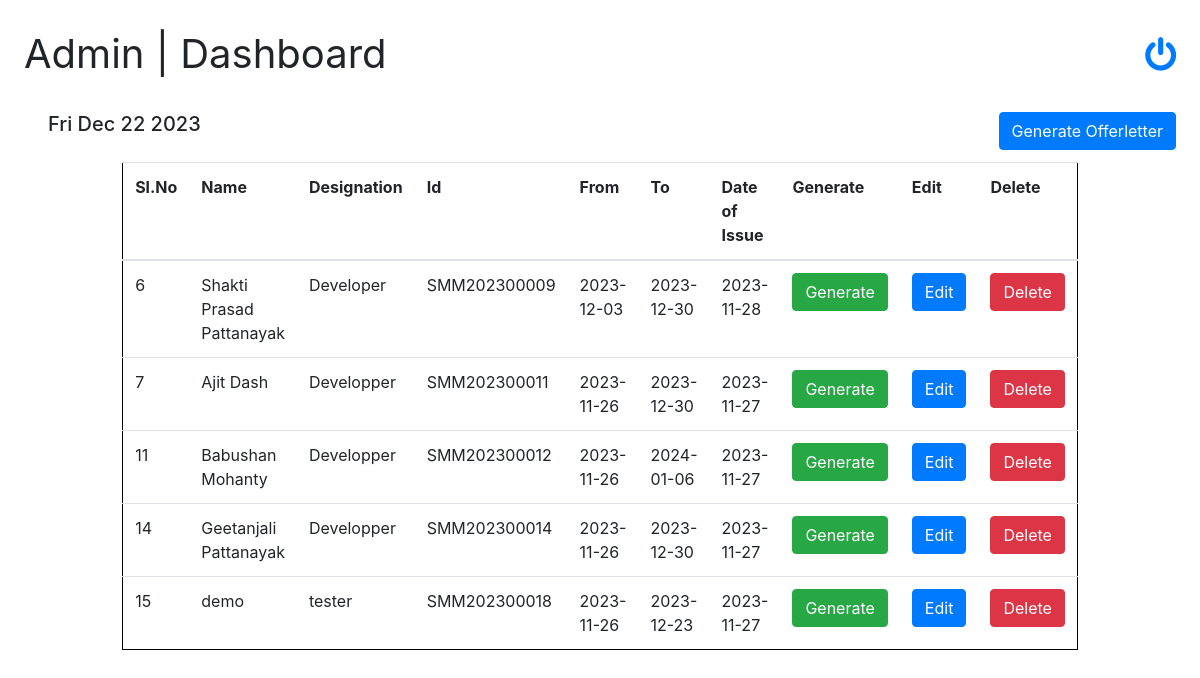
The app's page /index.php (signed in) with its own data.
### tables this page shows
CREATE TABLE `interns` (
  `id` int(8) NOT NULL,
  `salutation` varchar(4) NOT NULL,
  `name` varchar(40) NOT NULL,
  `email` varchar(30) NOT NULL,
  `designation` varchar(40) NOT NULL,
  `dt_from` date NOT NULL,
  `dt_to` date NOT NULL,
  `sys_date` date NOT NULL,
  `u_id` varchar(15) NOT NULL
);

### index.php (the view, shortened to what this page needs)
<!DOCTYPE html>
<html lang="en">
<head>
    <link rel="stylesheet" href="https://cdnjs.cloudflare.com/ajax/libs/font-awesome/4.7.0/css/font-awesome.min.css">
    <link rel="stylesheet" href="./includes/node_modules/bootstrap/dist/css/bootstrap.min.css">
    <link rel="stylesheet" href="./includes/node_modules/bootstrap-icons/font/bootstrap-icons.css">
  <link rel="stylesheet" href="./includes/style.css">
</head>
<body>
    <div id="head">
        <nav>Admin | Dashboard</nav>
        <div><a href="logout.php"><i class="fa fa-power-off" ></i></a></div>
    </div>
    <div id="gen-button">
    <h5 id="systemDate" name="sysdate"></h5>
   <i onclick="func()"><button type="button" class="btn btn-primary" data-toggle="modal" data-target="#exampleModalCenter" >
   Generate Offerletter
  </button></i>
 </div>
 <div id="table">
 <table class="table">
    <tr>
      <th>Sl.No</th>
      <th>Name</th>
      <th>Designation</th>
      <th>Id</th>
      <th>From</th>
      <th>To</th>
      <th>Date of Issue</th>
      <th>Generate</th>
      <th>Edit</th>
      <th>Delete</th>
    </tr>
  <tbody>
    <tr>
      <?php
      $host="localhost";
      $user="root";
      $pass="";
      $db="project";
      $conn=mysqli_connect($host,$user,$pass,$db);
      $query="select * from interns";
      $result= mysqli_query($conn,$query);
      if(mysqli_num_rows($result)>0){
       while($row = mysqli_fetch_assoc($result))
       {
      ?>
          <td><?php echo $row['id'];?></td>
          <td><?php echo $row['name'];?></td>
          <td><?php echo $row['designation'];?></td>
          <td><?php echo $row['u_id'];?></td>
          <td><?php echo $row['dt_from'];?></td>
          <td><?php echo $row['dt_to'];?></td>
          <td><?php echo $row['sys_date'];?></td>
          <td><a href="offer_letter.php?id=<?=$row['id'];?>" class="btn btn-success">Generate</a></td>
          <td><a href="update.php?id=<?=$row['id'];?>" class="btn btn-primary">Edit</a></td>
          <td>
            <form action="opp.php" method="POST">
          <button type="submit" class="btn btn-danger" name="delete" value="<?=$row['id'];?>" >Delete</button>
          </form></td>
     </tr>
          <?php
        }}
        else{
          echo "<h4> no such data present</h4>";
        }
      ?>
  </tbody>
 </table>
 </div>
</body>
</html>

### includes/style.css (style rules this page uses)
.fa { font-size: 3vw; }
#head { display: flex; text-align: center; justify-content: space-between; height: 4rem; font-size: 5vh; margin: 2vw 2vw; }
#gen-button { display: flex; justify-content: space-between; margin: 1vw 2vw; }
h5 { font-size:20px; margin-left:2vw; }
#table { display:flex; justify-content:center; }
.table { width:70vw; border: solid 1px black; }

### records on screen
interns: id "6", name "Shakti Prasad Pattanayak", designation "Developer", u_id "SMM202300009", dt_from "2023-12-03", dt_to "2023-12-30", sys_date "2023-11-28"
interns: id "7", name "Ajit Dash", designation "Developper", u_id "SMM202300011", dt_from "2023-11-26", dt_to "2023-12-30", sys_date "2023-11-27"
interns: id "11", name "Babushan Mohanty", designation "Developper", u_id "SMM202300012", dt_from "2023-11-26", dt_to "2024-01-06", sys_date "2023-11-27"
interns: id "14", name "Geetanjali Pattanayak", designation "Developper", u_id "SMM202300014", dt_from "2023-11-26", dt_to "2023-12-30", sys_date "2023-11-27"
interns: id "15", name "demo", designation "tester", u_id "SMM202300018", dt_from "2023-11-26", dt_to "2023-12-23", sys_date "2023-11-27"
